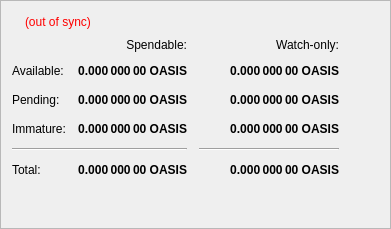
        <widget class="QFrame" name="frame">
         <property name="frameShape">
          <enum>QFrame::StyledPanel</enum>
         </property>
         <property name="frameShadow">
          <enum>QFrame::Raised</enum>
         </property>
         <layout class="QVBoxLayout" name="verticalLayout_4">
          <item>
           <layout class="QHBoxLayout" name="horizontalLayout_4">
            <item>
             <widget class="QLabel" name="label_5">
              <property name="font">
               <font>
                <weight>75</weight>
                <bold>true</bold>
               </font>
              </property>
             </widget>
            </item>
            <item>
             <widget class="QLabel" name="labelWalletStatus">
              <property name="cursor">
               <cursorShape>WhatsThisCursor</cursorShape>
              </property>
              <property name="toolTip">
               <string>The displayed information may be out of date. Your wallet automatically synchronizes with the Oasis network after a connection is established, but this process has not completed yet.</string>
              </property>
              <property name="styleSheet">
               <string notr="true">QLabel { color: red; }</string>
              </property>
              <property name="text">
               <string notr="true">(out of sync)</string>
              </property>
              <property name="alignment">
               <set>Qt::AlignLeading|Qt::AlignLeft|Qt::AlignVCenter</set>
              </property>
             </widget>
            </item>
            <item>
             <spacer name="horizontalSpacer_3">
              <property name="orientation">
               <enum>Qt::Horizontal</enum>
              </property>
              <property name="sizeHint" stdset="0">
               <size>
                <width>40</width>
                <height>20</height>
               </size>
              </property>
             </spacer>
            </item>
           </layout>
          </item>
          <item>
           <layout class="QGridLayout" name="gridLayout">
            <property name="spacing">
             <number>12</number>
            </property>
            <item row="2" column="2">
             <widget class="QLabel" name="labelWatchPending">
              <property name="font">
               <font>
                <weight>75</weight>
                <bold>true</bold>
               </font>
              </property>
              <property name="cursor">
               <cursorShape>IBeamCursor</cursorShape>
              </property>
              <property name="toolTip">
               <string>Unconfirmed transactions to watch-only addresses</string>
              </property>
              <property name="text">
               <string notr="true">0.000 000 00 OASIS</string>
              </property>
              <property name="alignment">
               <set>Qt::AlignRight|Qt::AlignTrailing|Qt::AlignVCenter</set>
              </property>
              <property name="textInteractionFlags">
               <set>Qt::LinksAccessibleByMouse|Qt::TextSelectableByKeyboard|Qt::TextSelectableByMouse</set>
              </property>
             </widget>
            </item>
            <item row="2" column="1">
             <widget class="QLabel" name="labelUnconfirmed">
              <property name="font">
               <font>
                <weight>75</weight>
                <bold>true</bold>
               </font>
              </property>
              <property name="cursor">
               <cursorShape>IBeamCursor</cursorShape>
              </property>
              <property name="toolTip">
               <string>Total of transactions that have yet to be confirmed, and do not yet count toward the spendable balance</string>
              </property>
              <property name="text">
               <string notr="true">0.000 000 00 OASIS</string>
              </property>
              <property name="alignment">
               <set>Qt::AlignRight|Qt::AlignTrailing|Qt::AlignVCenter</set>
              </property>
              <property name="textInteractionFlags">
               <set>Qt::LinksAccessibleByMouse|Qt::TextSelectableByKeyboard|Qt::TextSelectableByMouse</set>
              </property>
             </widget>
            </item>
            <item row="3" column="2">
             <widget class="QLabel" name="labelWatchImmature">
              <property name="font">
               <font>
                <weight>75</weight>
                <bold>true</bold>
               </font>
              </property>
              <property name="cursor">
               <cursorShape>IBeamCursor</cursorShape>
              </property>
              <property name="toolTip">
               <string>Staked or masternode rewards in watch-only addresses that has not yet matured</string>
              </property>
              <property name="text">
               <string notr="true">0.000 000 00 OASIS</string>
              </property>
              <property name="alignment">
               <set>Qt::AlignRight|Qt::AlignTrailing|Qt::AlignVCenter</set>
              </property>
              <property name="textInteractionFlags">
               <set>Qt::LinksAccessibleByMouse|Qt::TextSelectableByKeyboard|Qt::TextSelectableByMouse</set>
              </property>
             </widget>
            </item>
            <item row="4" column="0" colspan="2">
             <widget class="Line" name="lineSpendableBalance">
              <property name="orientation">
               <enum>Qt::Horizontal</enum>
              </property>
             </widget>
            </item>
            <item row="4" column="2">
             <widget class="Line" name="lineWatchBalance">
              <property name="sizePolicy">
               <sizepolicy hsizetype="Preferred" vsizetype="Fixed">
                <horstretch>0</horstretch>
                <verstretch>0</verstretch>
               </sizepolicy>
              </property>
              <property name="minimumSize">
               <size>
                <width>140</width>
                <height>0</height>
               </size>
              </property>
              <property name="orientation">
               <enum>Qt::Horizontal</enum>
              </property>
             </widget>
            </item>
            <item row="5" column="0">
             <widget class="QLabel" name="labelTotalText">
              <property name="text">
               <string>Total:</string>
              </property>
             </widget>
            </item>
            <item row="3" column="1">
             <widget class="QLabel" name="labelImmature">
              <property name="font">
               <font>
                <weight>75</weight>
                <bold>true</bold>
               </font>
              </property>
              <property name="cursor">
               <cursorShape>IBeamCursor</cursorShape>
              </property>
              <property name="toolTip">
               <string>Staked or masternode rewards that has not yet matured</string>
              </property>
              <property name="text">
               <string notr="true">0.000 000 00 OASIS</string>
              </property>
              <property name="alignment">
               <set>Qt::AlignRight|Qt::AlignTrailing|Qt::AlignVCenter</set>
              </property>
              <property name="textInteractionFlags">
               <set>Qt::LinksAccessibleByMouse|Qt::TextSelectableByKeyboard|Qt::TextSelectableByMouse</set>
              </property>
             </widget>
            </item>
            <item row="2" column="3">
             <spacer name="horizontalSpacer_2">
              <property name="orientation">
               <enum>Qt::Horizontal</enum>
              </property>
              <property name="sizeHint" stdset="0">
               <size>
                <width>40</width>
                <height>20</height>
               </size>
              </property>
             </spacer>
            </item>
            <item row="3" column="0">
             <widget class="QLabel" name="labelImmatureText">
              <property name="text">
               <string>Immature:</string>
              </property>
             </widget>
            </item>
            <item row="5" column="1">
             <widget class="QLabel" name="labelTotal">
              <property name="font">
               <font>
                <weight>75</weight>
                <bold>true</bold>
               </font>
              </property>
              <property name="cursor">
               <cursorShape>IBeamCursor</cursorShape>
              </property>
              <property name="toolTip">
               <string>Your current total balance</string>
              </property>
              <property name="text">
               <string notr="true">0.000 000 00 OASIS</string>
              </property>
              <property name="alignment">
               <set>Qt::AlignRight|Qt::AlignTrailing|Qt::AlignVCenter</set>
              </property>
              <property name="textInteractionFlags">
               <set>Qt::LinksAccessibleByMouse|Qt::TextSelectableByKeyboard|Qt::TextSelectableByMouse</set>
              </property>
             </widget>
            </item>
            <item row="5" column="2">
             <widget class="QLabel" name="labelWatchTotal">
              <property name="font">
               <font>
                <weight>75</weight>
                <bold>true</bold>
               </font>
              </property>
              <property name="cursor">
               <cursorShape>IBeamCursor</cursorShape>
              </property>
              <property name="toolTip">
               <string>Current total balance in watch-only addresses</string>
              </property>
              <property name="text">
               <string notr="true">0.000 000 00 OASIS</string>
              </property>
              <property name="alignment">
               <set>Qt::AlignRight|Qt::AlignTrailing|Qt::AlignVCenter</set>
              </property>
              <property name="textInteractionFlags">
               <set>Qt::LinksAccessibleByMouse|Qt::TextSelectableByKeyboard|Qt::TextSelectableByMouse</set>
              </property>
             </widget>
            </item>
            <item row="0" column="2">
             <widget class="QLabel" name="labelWatchonly">
              <property name="text">
               <string>Watch-only:</string>
              </property>
              <property name="alignment">
               <set>Qt::AlignRight|Qt::AlignTrailing|Qt::AlignVCenter</set>
              </property>
             </widget>
            </item>
            <item row="1" column="0">
             <widget class="QLabel" name="labelBalanceText">
              <property name="text">
               <string>Available:</string>
              </property>
             </widget>
            </item>
            <item row="1" column="1">
             <widget class="QLabel" name="labelBalance">
              <property name="font">
               <font>
                <weight>75</weight>
                <bold>true</bold>
               </font>
              </property>
              <property name="cursor">
               <cursorShape>IBeamCursor</cursorShape>
              </property>
              <property name="toolTip">
               <string>Your current spendable balance</string>
              </property>
              <property name="text">
               <string notr="true">0.000 000 00 OASIS</string>
              </property>
              <property name="alignment">
               <set>Qt::AlignRight|Qt::AlignTrailing|Qt::AlignVCenter</set>
              </property>
              <property name="textInteractionFlags">
               <set>Qt::LinksAccessibleByMouse|Qt::TextSelectableByKeyboard|Qt::TextSelectableByMouse</set>
              </property>
             </widget>
            </item>
            <item row="1" column="2">
             <widget class="QLabel" name="labelWatchAvailable">
              <property name="font">
               <font>
                <weight>75</weight>
                <bold>true</bold>
               </font>
              </property>
              <property name="cursor">
               <cursorShape>IBeamCursor</cursorShape>
              </property>
              <property name="toolTip">
               <string>Your current balance in watch-only addresses</string>
              </property>
              <property name="text">
               <string notr="true">0.000 000 00 OASIS</string>
              </property>
              <property name="alignment">
               <set>Qt::AlignRight|Qt::AlignTrailing|Qt::AlignVCenter</set>
              </property>
              <property name="textInteractionFlags">
               <set>Qt::LinksAccessibleByMouse|Qt::TextSelectableByKeyboard|Qt::TextSelectableByMouse</set>
              </property>
             </widget>
            </item>
            <item row="2" column="0">
             <widget class="QLabel" name="labelPendingText">
              <property name="text">
               <string>Pending:</string>
              </property>
             </widget>
            </item>
            <item row="0" column="1">
             <widget class="QLabel" name="labelSpendable">
              <property name="text">
               <string>Spendable:</string>
              </property>
              <property name="alignment">
               <set>Qt::AlignRight|Qt::AlignTrailing|Qt::AlignVCenter</set>
              </property>
             </widget>
            </item>
           </layout>
          </item>
          <item>
           <spacer name="verticalSpacer_4">
            <property name="orientation">
             <enum>Qt::Vertical</enum>
            </property>
            <property name="sizeHint" stdset="0">
             <size>
              <width>20</width>
              <height>40</height>
             </size>
            </property>
           </spacer>
          </item>
         </layout>
        </widget>
